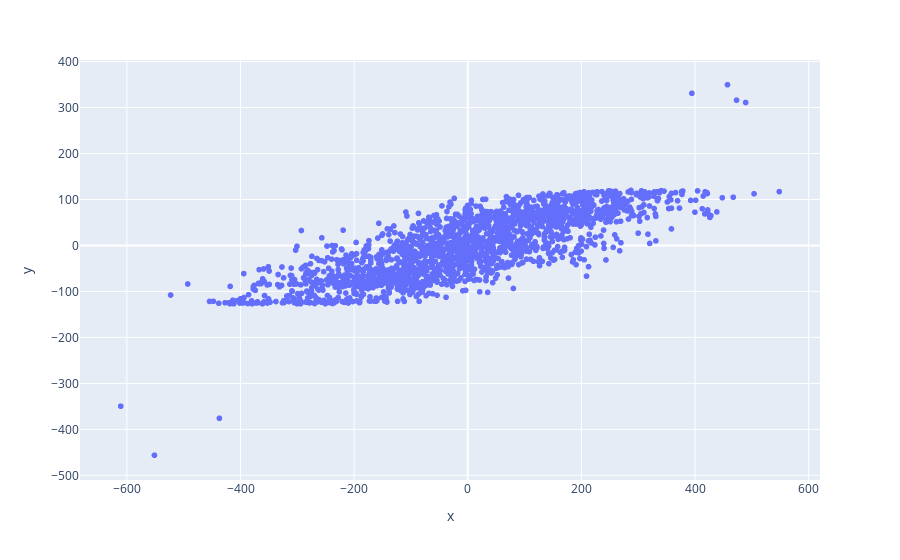

Notebook cell for this chart:
### Code cell
fig = px.scatter(x=y_test,y=y_pred)
fig.show()

### Figure 1 — Plotly figure (JSON) as saved in the notebook; plotly's stock layout.template omitted (floating-point values rounded to 4 significant figures; data arrays with more than 128 entries replaced by an {"elided": "..."} marker saying what was removed)
{"data": [{"hovertemplate": "x=%{x}<br>y=%{y}<extra></extra>", "legendgroup": "", "marker": {"color": "#636efa", "symbol": "circle"}, "mode": "markers", "name": "", "showlegend": false, "type": "scattergl", "x": {"elided": "2000 float values"}, "xaxis": "x", "y": {"elided": "2000 float values"}, "yaxis": "y"}], "layout": {"legend": {"tracegroupgap": 0}, "margin": {"t": 60}, "xaxis": {"anchor": "y", "domain": [0, 1], "title": {"text": "x"}}, "yaxis": {"anchor": "x", "domain": [0, 1], "title": {"text": "y"}}}}
